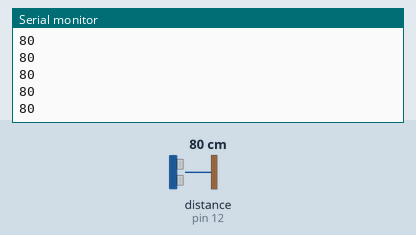
Recording of a sketch running on a simulated Arduino Uno, built with avr-gcc and run on an emulated ATmega328P. Shown: the last lines printed to the serial monitor. Wiring (inferred from the names in the program): ultrasonic range finder: trigger pin 11; echo pin 12. The inputs (shaded band) are chosen by the test bench; at power-on: distance to the obstacle (sensor on pin 12) 80 cm. The echo pulse lasts 58.3 µs per cm.

Above: at 1.2 s.
1.3 s: distance to the obstacle (sensor on pin 12) set to 2 cm
At 1.58 s:
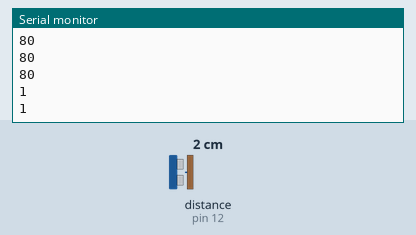
2.8 s: distance to the obstacle (sensor on pin 12) set to 4 cm
At 2.88 s:
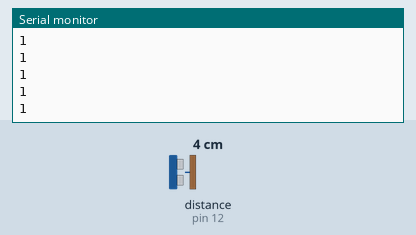
Timing chart, 0 to 5.8 s (numbered marks = the images above; inputs shaded):
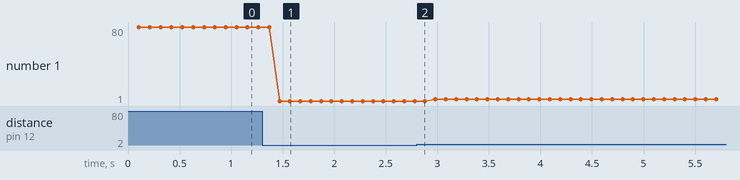

The sketch:

plusultra.ino
```cpp
const int trigPin = 11;
int echoPin = 12 ;
void setup() {
  Serial.begin(9600);

}

void Button_Press(){


}


void Sensor_flood(){
    long duration, cm;
    pinMode(trigPin, OUTPUT);
    pinMode(3, OUTPUT);
    digitalWrite(trigPin, LOW);
    delayMicroseconds(2);
    digitalWrite(trigPin, HIGH);
    delayMicroseconds(5);
    digitalWrite(trigPin, LOW);
    pinMode(echoPin, INPUT);
    duration = pulseIn(echoPin, HIGH);

    cm = microsecondsToCentimeters(duration);
    delay(100);
    Serial.println(cm);


}


void loop(){
  Sensor_flood();
}


long microsecondsToCentimeters(long microseconds)
{
// The speed of sound is 340 m/s or 29 microseconds per centimeter.
// The ping travels out and back, so to find the distance of the
// object we take half of the distance travelled.
return microseconds / 29 / 2;
}
```

Measured:
- after the input at 1.3 s, the serial monitor: prints a new line after 0.17 s (image 1)
- plotted number 1: 80 → 1 after the input at 1.3 s, 1 → 3 after the input at 2.8 s
